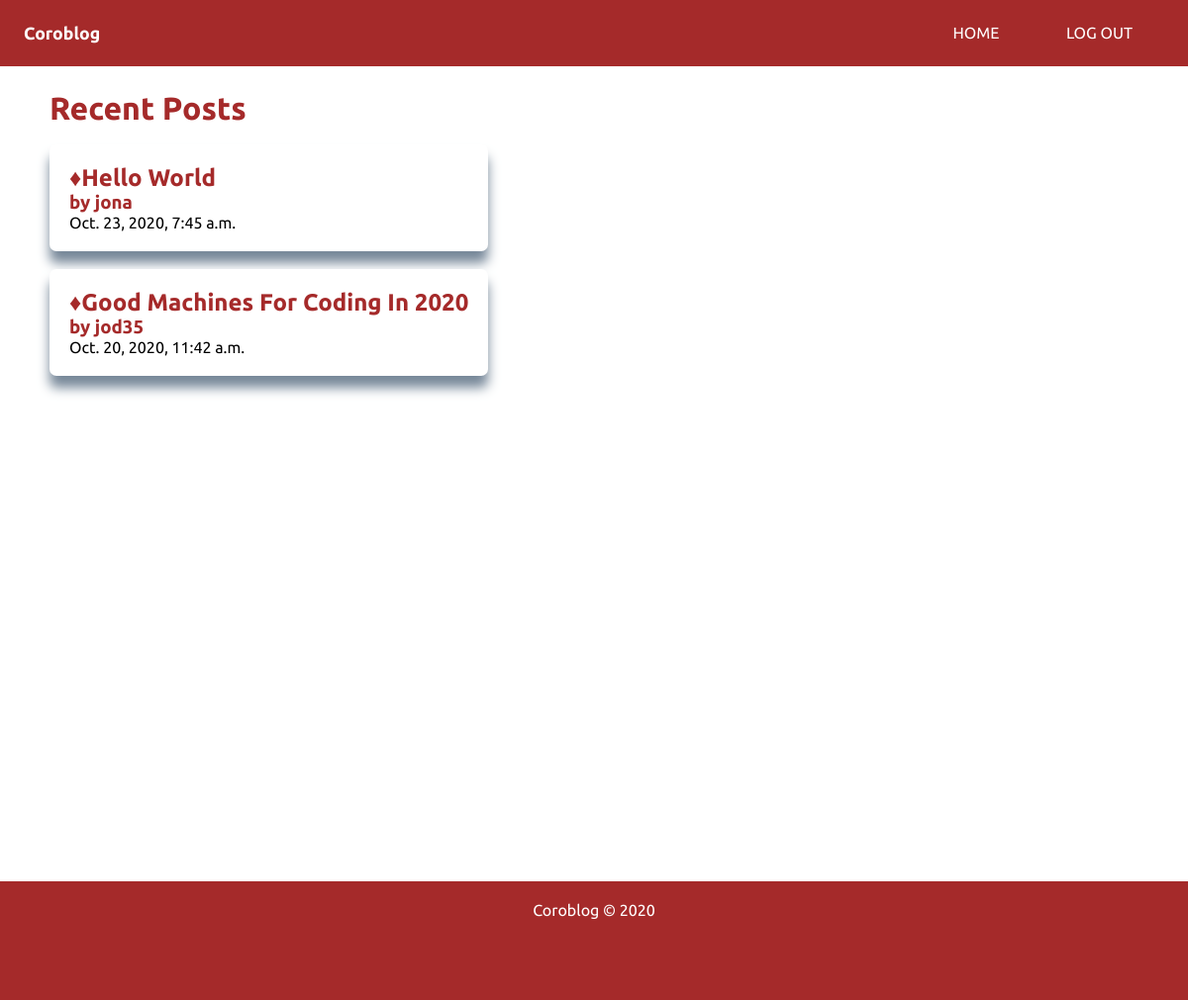
Screenshot of / (signed in) with the database file from the repository.
### blog/models.py (models this page shows, shortened)
class Post(models.Model):
    STATUS_CHOICES=(
        ('draft','Draft'),
        ('published','Published'),
    )
    author=models.ForeignKey(User,on_delete=models.CASCADE,related_name='blog_posts')
    title=models.CharField(max_length=250)
    slug=models.SlugField(max_length=250,unique_for_date='publish',db_index=True)
    body=models.TextField()
    publish=models.DateTimeField(default=timezone.now)
    created=models.DateTimeField(auto_now_add=True)
    updated=models.DateTimeField(auto_now=True)
    status=models.CharField(max_length=250,choices=STATUS_CHOICES,default='draft')
    class Meta:
        ordering=['-publish']
    objects=models.Manager()
    published=PublishedModelManager()

### blog/views.py (the view)
# urls.py: path('',views.index,name='index'),
def index(request):
    posts=Post.published.all()
    context={
        'posts':posts
    }
    return render(request,'blog/index.html',context)

### blog/models.py (called while the page is built)
    def get_queryset(self):
        return super(PublishedModelManager,self).get_queryset().filter(status='published')

### blog/templates/blog/index.html (shortened to what this page needs)
{% extends 'blog/base.html' %}
{% block body %}
    <div class="container">
        <div class="left-side">
            <h1 class="left-header">Recent Posts</h1>
            <br>
            {% for post in posts %}
                <div class="post">
                    <a href="/details/{{post.slug}}" class="post-title"><h2>&diams;{{ post.title }}</h2></a>
                    <h3 class="post-author">by {{post.author}}</h3>
                    <p>{{post.publish}}</p>
                </div>
                <br>
            {% endfor %}
        </div>
    </div>
{% endblock body %}

### blog/static/blog/main.css (style rules this page uses)
:root { --primary-color:brown; }
* { padding: 0; margin: 0; font-family: 'Ubuntu', sans-serif; }
a { text-decoration: none; outline:none ; }
body { overflow-x: hidden; }
.left-header { color: var(--primary-color); }
.container { display: flex; margin-left: 50px; }
.post { padding: 20px; box-shadow: 0 12px 12px 0 lightslategray; border-radius: 7px; background-color: white; }
.post-title { text-transform: capitalize; color: var(--primary-color); }
.post-author { color: var(--primary-color); }

### rows the page displays
Post: title "Hello World", author "jona", publish "Oct. 23, 2020, 7:45 a.m."
Post: title "Good Machines For Coding In 2020", author "jod35", publish "Oct. 20, 2020, 11:42 a.m."
